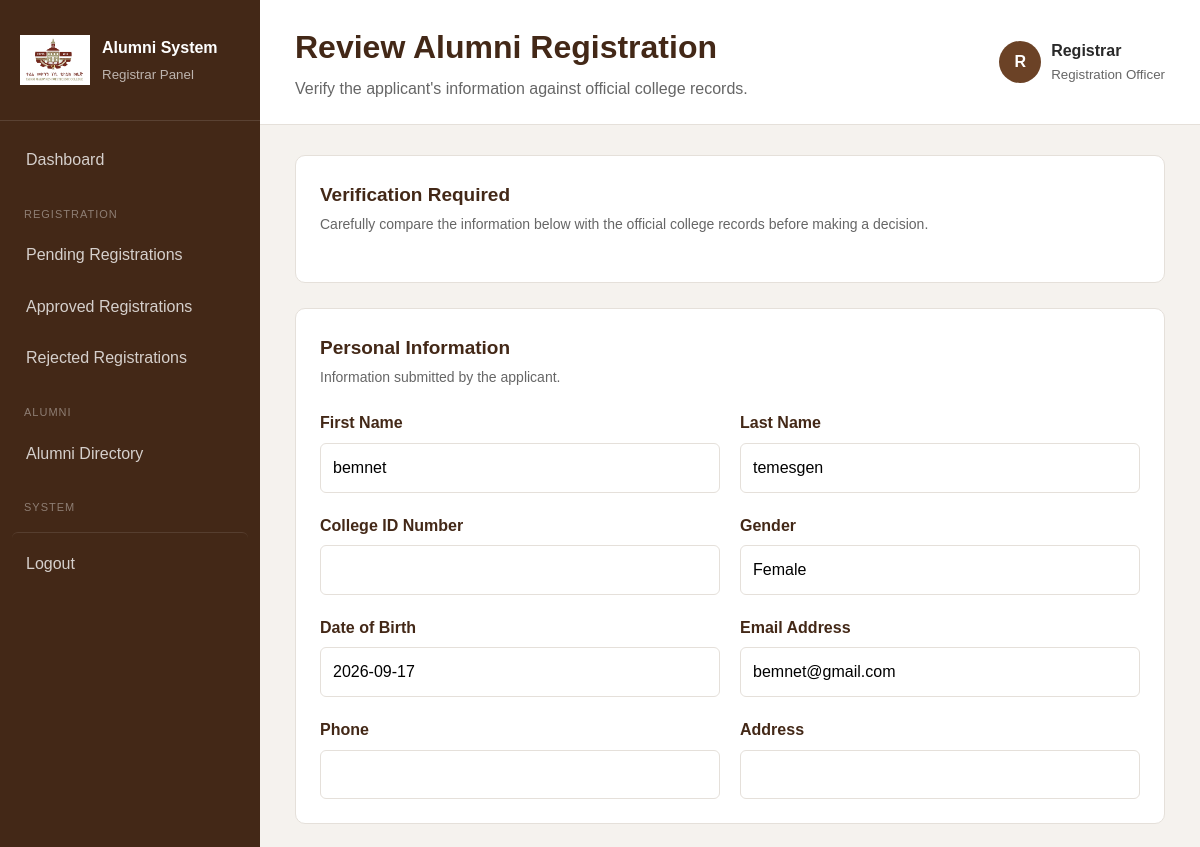
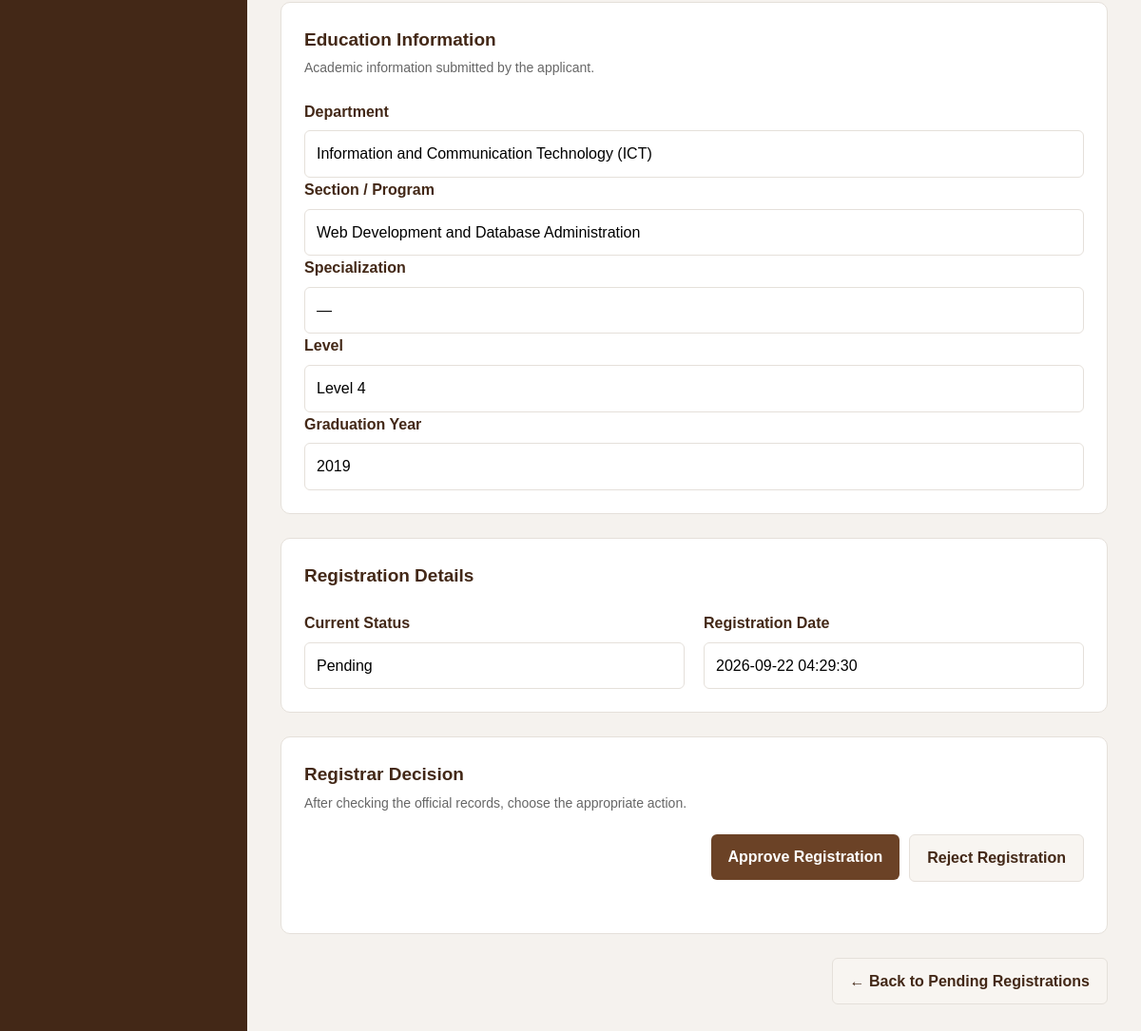
The page /admin/registrar/view.php?id=20 (signed in) on the database its author committed (2 pictures, top to bottom).
### tables this page shows
CREATE TABLE `alumni_registrations` (
  `registration_id` int(11) NOT NULL,
  `email` varchar(255) NOT NULL,
  `email_verified_at` datetime DEFAULT NULL,
  `email_verification_token_hash` varchar(255) DEFAULT NULL,
  `email_verification_expires_at` datetime DEFAULT NULL,
  `password_hash` varchar(255) NOT NULL,
  `college_id_number` varchar(100) DEFAULT NULL,
  `first_name` varchar(100) NOT NULL,
  `last_name` varchar(100) NOT NULL,
  `gender` varchar(20) NOT NULL,
  `date_of_birth` date DEFAULT NULL,
  `phone` varchar(50) DEFAULT NULL,
  `address` varchar(255) DEFAULT NULL,
  `department_id` int(11) NOT NULL,
  `section_id` int(10) UNSIGNED DEFAULT NULL,
  `specialization_id` int(10) UNSIGNED DEFAULT NULL,
  `level` tinyint(3) UNSIGNED DEFAULT NULL,
  `graduation_year` year(4) NOT NULL,
  `bio` text DEFAULT NULL,
  `profile_photo` varchar(255) DEFAULT NULL,
  `verification_document` varchar(255) DEFAULT NULL,
  `status` enum('pending','approved','rejected') NOT NULL DEFAULT 'pending',
  `submitted_by` int(10) UNSIGNED DEFAULT NULL,
  `verification_notes` text DEFAULT NULL,
  `verified_by` int(11) DEFAULT NULL,
  `verified_at` datetime DEFAULT NULL,
  `created_at` datetime NOT NULL DEFAULT current_timestamp(),
  `updated_at` datetime NOT NULL DEFAULT current_timestamp() ON UPDATE current_timestamp()
);

CREATE TABLE `departments` (
  `department_id` int(10) UNSIGNED NOT NULL,
  `department_name` varchar(150) NOT NULL,
  `description` text DEFAULT NULL,
  `status` enum('active','inactive') NOT NULL DEFAULT 'active',
  `created_at` timestamp NOT NULL DEFAULT current_timestamp()
);

CREATE TABLE `sections` (
  `section_id` int(10) UNSIGNED NOT NULL,
  `department_id` int(10) UNSIGNED NOT NULL,
  `section_name` varchar(150) NOT NULL,
  `description` text DEFAULT NULL,
  `status` enum('active','inactive') NOT NULL DEFAULT 'active',
  `created_at` timestamp NOT NULL DEFAULT current_timestamp()
);

### includes/functions.php (called while the page is built, shortened)
<?php
function e($value)
{
    return htmlspecialchars(
        (string) $value,
        ENT_QUOTES,
        "UTF-8"
    );
}

### admin/registrar/view.php (the view, shortened to what this page needs)
 <?php
require_once "../../config/database.php";
require_once "../../includes/functions.php";
$registration_id = (int) ($_GET["id"] ?? 0);
$sql = "
    SELECT
        r.*,
        d.department_name,
        s.section_name,
        sp.specialization_name
    FROM alumni_registrations r
    LEFT JOIN departments d
        ON r.department_id = d.department_id
    LEFT JOIN sections s
        ON r.section_id = s.section_id
    LEFT JOIN specializations sp
        ON r.specialization_id = sp.specialization_id
    WHERE r.registration_id = ?
    LIMIT 1
";
$stmt = $conn->prepare($sql);
$stmt->bind_param("i", $registration_id);
$stmt->execute();
$result = $stmt->get_result();
$registration = $result->fetch_assoc();
?>
<!DOCTYPE html>
<html lang="en">
<head>
    <link
        rel="stylesheet"
        href="../../assets/css/style.css"
    >
</head>
<body class="admin-body">
<div class="admin-layout">
              <?php
 include "includes/sidebar.php";
?>
    <main class="admin-main">
        <header class="admin-topbar">
            <div>
                <h1>
                    Review Alumni Registration
                </h1>
                <p>
                    Verify the applicant's information against
                    official college records.
                </p>
            </div>
            <div class="admin-user">
                <div class="admin-avatar">
                    R
                </div>
                <div>
                    <strong>
                        Registrar
                    </strong>
                    <small>
                        Registration Officer
                    </small>
                </div>
            </div>
        </header>
        <section class="dashboard-content">
            <div class="dashboard-panel">
                <div class="panel-header">
                    <div>
                        <h2>
                            Verification Required
                        </h2>
                        <p>
                            Carefully compare the information below
                            with the official college records before
                            making a decision.
                        </p>
                    </div>
 </div>
            </div>
            <div class="dashboard-panel">
                <div class="panel-header">
                    <div>
                        <h2>
                            Personal Information
                        </h2>
                        <p>
                            Information submitted by the applicant.
                        </p>
                    </div>
                </div>
                <div class="form-grid">
                    <div class="form-field">
                        <label>
                            First Name
                        </label>
                        <input
                            type="text"
                            value="<?= e($registration["first_name"]) ?>"
                            readonly
                        >
                    </div>
                    <div class="form-field">
                        <label>
                            Last Name
                        </label>
                        <input
                            type="text"
                            value="<?= e($registration["last_name"]) ?>"
                            readonly
                        >
                    </div>
                    <div class="form-field">
                        <label>
                            College ID Number
                        </label>
                        <input
                            type="text"
                            value="<?= e($registration["college_id_number"]) ?>"
                            readonly
                        >
                    </div>
                    <div class="form-field">
                        <label>
                            Gender
                        </label>
                        <input
                            type="text"
                            value="<?= e($registration["gender"]) ?>"
                            readonly
                        >
                    </div>
                    <div class="form-field">
                        <label>
                            Date of Birth
                        </label>
                        <input
                            type="text"
                            value="<?= e($registration["date_of_birth"]) ?>"
                            readonly
                        >
                    </div>
                    <div class="form-field">
                        <label>
                            Email Address
                        </label>
                        <input
                            type="text"
                            value="<?= e($registration["email"]) ?>"
                            readonly
                        >
                    </div>
                    <div class="form-field">
                        <label>
                            Phone
                        </label>
                        <input
                            type="text"
                            value="<?= e($registration["phone"]) ?>"
                            readonly
                        >
                    </div>
                    <div class="form-field">
                        <label>
                            Address
                        </label>
 <input
                            type="text"
                            value="<?= e($registration["address"]) ?>"
                            readonly
                        >
                    </div>
                </div>
            </div>
            <div class="dashboard-panel">
                <div class="panel-header">
                    <div>
                        <h2>
                            Education Information
                        </h2>
                        <p>
                            Academic information submitted by the applicant.
                        </p>
                    </div>
                </div>
                <div class="form-field">
    <label>
        Department
    </label>
    <input
        type="text"
        value="<?= e($registration["department_name"]) ?>"
        readonly
    >
</div>
<div class="form-field">
    <label>
        Section / Program
    </label>
    <input
        type="text"
        value="<?= e($registration["section_name"] ?? "—") ?>"
        readonly
    >
</div>
<div class="form-field">
    <label>
        Specialization
    </label>
    <input
        type="text"
        value="<?= e($registration["specialization_name"] ?? "—") ?>"
        readonly
    >
</div>
<div class="form-field">
    <label>
        Level
    </label>
    <input
        type="text"
        value="<?= $registration["level"] !== null
            ? e("Level " . $registration["level"])
            : "—" ?>"
        readonly
    >
</div>
<div class="form-field">
    <label>
        Graduation Year
    </label>
    <input
        type="text"
        value="<?= e($registration["graduation_year"]) ?>"
        readonly
    >
</div>
                </div>
            <div class="dashboard-panel">
                <div class="panel-header">
                    <div>
                        <h2>
                            Registration Details
                        </h2>
                    </div>
                </div>
                <div class="form-grid">
                    <div class="form-field">
                        <label>
                            Current Status
                        </label>
                        <input
                            type="text"
                            value="<?= e(ucfirst($registration["status"])) ?>"
                            readonly
                        >
                    </div>
                    <div class="form-field">
                        <label>
                            Registration Date
                        </label>
                        <input
                            type="text"
                            value="<?= e($registration["created_at"]) ?>"
                            readonly
                        >
                    </div>
                </div>
            </div>
            <?php if ($registration["status"] === "pending"): ?>
                <div class="dashboard-panel">
                    <div class="panel-header">
                        <div>
                            <h2>
                                Registrar Decision
                            </h2>
                            <p>
                                After checking the official records,
                                choose the appropriate action.
                            </p>
                        </div>
                    </div>
                   <div class="form-actions">
    <form
        method="POST"
        action="approve.php"
        style="display:inline;"
        onsubmit="return confirm('Are you sure you want to approve this registration?');"
    >
        <button
            type="submit"
            class="primary-button"
        >
            Approve Registration
        </button>
    </form>
  <a href="reject.php?id=<?= $registration_id ?>" class="secondary-button">
        Reject Registration
        </a>
</div>
                </div>
            <?php endif; ?>
            <div class="form-actions">
                <a
                    href="pending.php"
                    class="secondary-button"
                >
                    ← Back to Pending Registrations
                </a>
            </div>
        </section>
    </main>
</div>
</body>
</html>

### assets/css/style.css (style rules this page uses)
:root { --primary-brown: #6b4226; --dark-brown: #432817; --light-brown: #a67c52; --cream: #f8f5f1; --white: #ffffff; --text-dark: #292929; --text-light: #666666; --border: #e5e0da; }
* { margin: 0; padding: 0; box-sizing: border-box; }
body { font-family: Arial, sans-serif; background: var(--cream); color: var(--text-dark); line-height: 1.6; }
a { text-decoration: none; color: inherit; }
button, input, textarea, select { font: inherit; }
.admin-body { background: #f5f2ee; }
.admin-layout { min-height: 100vh; display: flex; }
.admin-main { margin-left: 260px; width: calc(100% - 260px); }
.admin-topbar { background: var(--white); padding: 22px 35px; border-bottom: 1px solid var(--border); display: flex; justify-content: space-between; align-items: center; }
.admin-topbar h1 { color: var(--dark-brown); margin-bottom: 3px; }
.admin-topbar p { color: var(--text-light); }
.admin-user { display: flex; align-items: center; gap: 10px; }
.admin-user small { display: block; color: var(--text-light); }
.admin-avatar { width: 42px; height: 42px; background: var(--primary-brown); color: var(--white); border-radius: 50%; display: flex; align-items: center; justify-content: center; font-weight: bold; }
.dashboard-content { padding: 30px 35px; }
.dashboard-panel { background: var(--white); border: 1px solid var(--border); border-radius: 10px; padding: 24px; margin-bottom: 25px; }
.panel-header { display: flex; justify-content: space-between; align-items: center; margin-bottom: 22px; }
.panel-header h2 { color: var(--dark-brown); font-size: 19px; }
.panel-header p { color: var(--text-light); font-size: 14px; margin-top: 3px; }
.primary-button, .secondary-button { display: inline-block; padding: 11px 18px; border-radius: 6px; font-weight: 600; cursor: pointer; border: none; }
.primary-button { background: var(--primary-brown); color: var(--white); }
.secondary-button { background: var(--cream); color: var(--dark-brown); border: 1px solid var(--border); }
.form-grid { display: grid; grid-template-columns: repeat(2, 1fr); gap: 20px; }
.form-field label { display: block; margin-bottom: 7px; font-weight: 600; color: var(--dark-brown); }
.form-field input, .form-field select, .form-field textarea { width: 100%; padding: 11px 12px; border: 1px solid var(--border); border-radius: 6px; background: var(--white); outline: none; font-family: inherit; }
.form-actions { display: flex; justify-content: flex-end; gap: 10px; margin-bottom: 30px; }
.form-grid { display: grid; grid-template-columns: 1fr 1fr; gap: 20px; }

### rows shown on the page
alumni_registrations: first_name "bemnet", last_name "temesgen", gender "Female", date_of_birth "2026-09-17", email "bemnet@gmail.com", department.department_name "Information and Communication Technology (ICT)", section.section_name "Web Development and Database Administration", level "Level 4", graduation_year "2019", status "Pending", created_at "2026-09-22 04:29:30"
